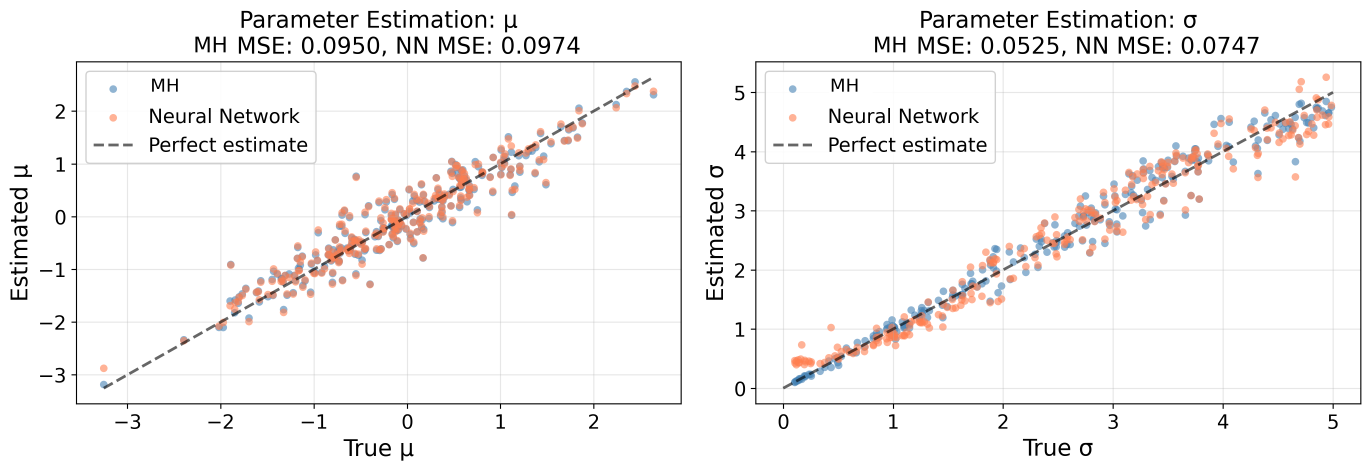
#> input picture figures/normal_model_estimates.png, 4111 x 1411 px, found by its file name (shown at 1/3 size)
$ python relabel_does_it_work.py
#> lines starting #> are read from the running program, lines starting #| are printed output that depends on the picture; after the words box and inside, x2 and y2 are one past the last pixel; in counts of white or black regions, pixels touching at a corner belong together
"""Relabel MH -> MCMC on the exact original figure, preserving the scatter."""
import numpy as np
from PIL import Image, ImageDraw, ImageFont
import matplotlib.font_manager as fm

fp = fm.findfont('DejaVu Sans')
im = Image.open('figures/normal_model_estimates.png').convert('RGB')
#> im is the input picture: PIL image 4111x1411 RGB; mean R, G, B 245.5, 243.9, 243.5
W, H = im.size
#> W = 4111; H = 1411
g = np.asarray(im.convert('L'))
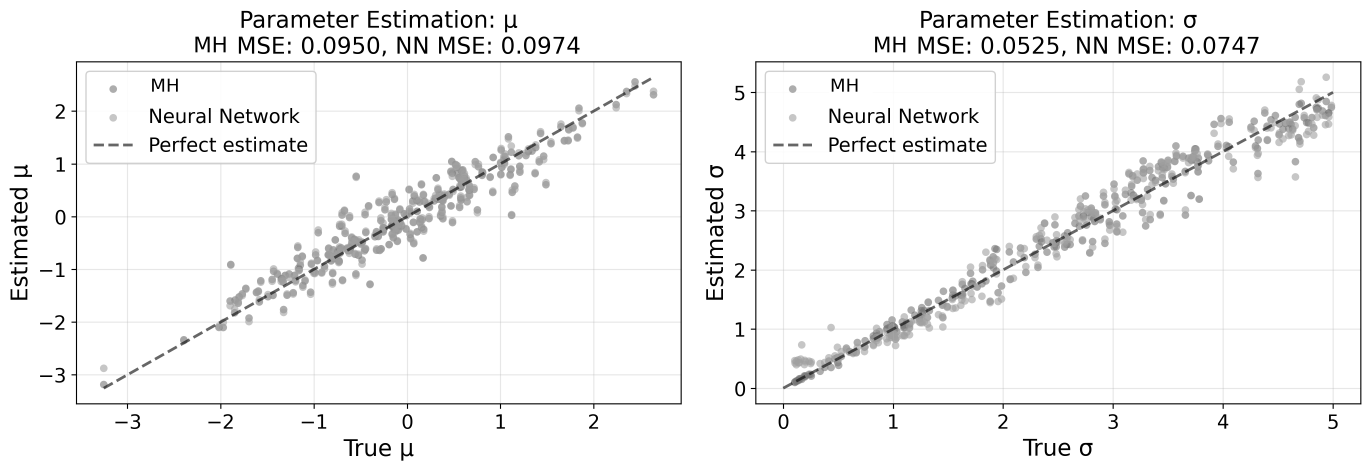
#> g: shape (1411, 4111) (shown at 1/3 size); min 0, max 255, mean 244.3
rgb = np.asarray(im).astype(int)
d = ImageDraw.Draw(im)
INK = (20, 20, 20)

# ---------------- TITLES: line 2 measured at y 110..168 ----------------
y0, y1 = 110, 168
fs = 74
font = ImageFont.truetype(fp, fs)
titles = ['MCMC MSE: 0.0950,  NN MSE: 0.0974', 'MCMC MSE: 0.0525,  NN MSE: 0.0747']
for (a, b), txt in zip([(0, W // 2), (W // 2, W)], titles):
    sub = g[y0:y1, a:b]
    cols = np.where((sub < 120).any(axis=0))[0]
    cx = a + (cols.min() + cols.max()) // 2                 # true text centre in this panel
    d.rectangle([a + int(0.02 * (b - a)), y0 - 16, b - int(0.02 * (b - a)), y1 + 16], fill=(255, 255, 255))
    bb = d.textbbox((0, 0), txt, font=font)
    d.text((cx - (bb[2] - bb[0]) // 2, y0 - bb[1] - 2), txt, fill=INK, font=font)
#> this loop made 2 passes
#> (cx, bb) on passes 1 to 2: (1162, (0, 14, 1389, 78)), (3200, (0, 14, 1389, 78))

# ---------------- LEGEND: 'MH' text (dark, top legend row) -> 'MCMC' ----------------
dark = g < 120
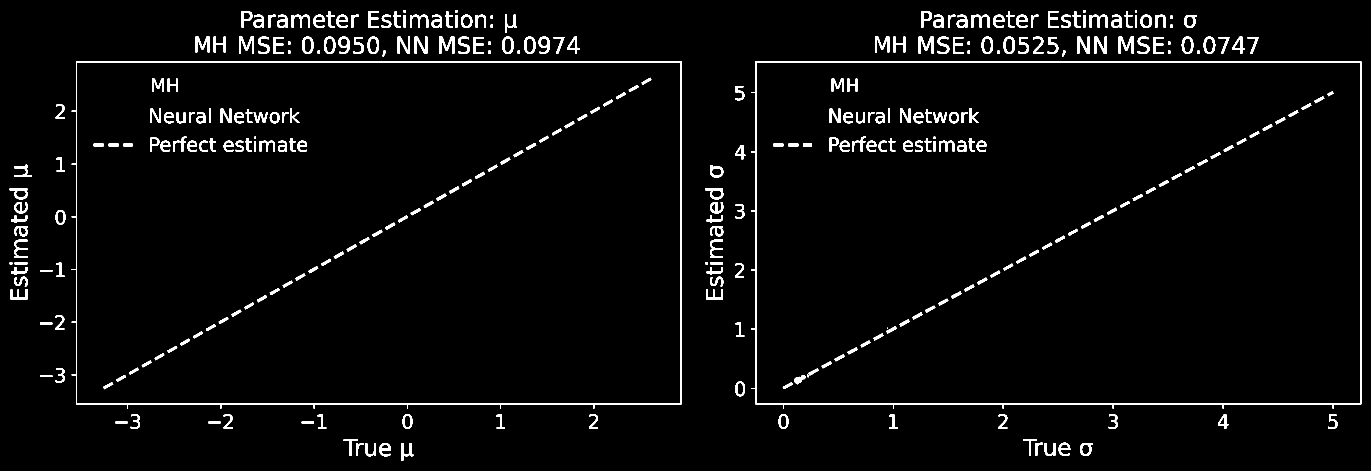
#> dark: shape (1411, 4111) bool (shown at 1/3 size); 2.9% white; 322 white regions (1 under 20 px), largest, box (x1, y1, x2, y2) and area: (2253, 184, 4084, 1226) 17514, (215, 184, 2045, 1226) 17508, (1317, 110, 1363, 161) 1152
for a in (0, W // 2):
    mask = np.zeros_like(dark)
    mask[240:322, a + 420:a + 980] = True                   # top legend row, right of the marker
    ys_, xs_ = np.where(dark & mask)
    if len(ys_) == 0:
        print('half', a, 'no MH text'); continue
    tx0, tx1 = int(xs_.min()), int(xs_.max())
    ty0, ty1 = int(ys_.min()), int(ys_.max())
    cap = ty1 - ty0
    fs = int(round(cap / 0.70))                             # DejaVu cap-height ~0.70*fontsize
    lf = ImageFont.truetype(fp, fs)
    print('half', a, 'MH box', tx0, tx1, ty0, ty1, 'cap', cap, 'fs', fs)
    d.rectangle([tx0 - 8, ty0 - 8, tx0 + int(3.0 * cap), ty1 + 8], fill=(255, 255, 255))  # erase 'MH'
    asc = d.textbbox((0, 0), 'MCMC', font=lf)[1]
    d.text((tx0, ty0 - asc), 'MCMC', fill=INK, font=lf)     # top-aligned to original 'MH'
#> this loop made 2 passes
#> (tx0, tx1, ty0, ty1, cap, fs, asc) on passes 1 to 2: (456, 532, 240, 274, 34, 49, 9), (2495, 2571, 240, 274, 34, 49, 9)
#| half 0 MH box 456 532 240 274 cap 34 fs 49
#| half 2055 MH box 2495 2571 240 274 cap 34 fs 49
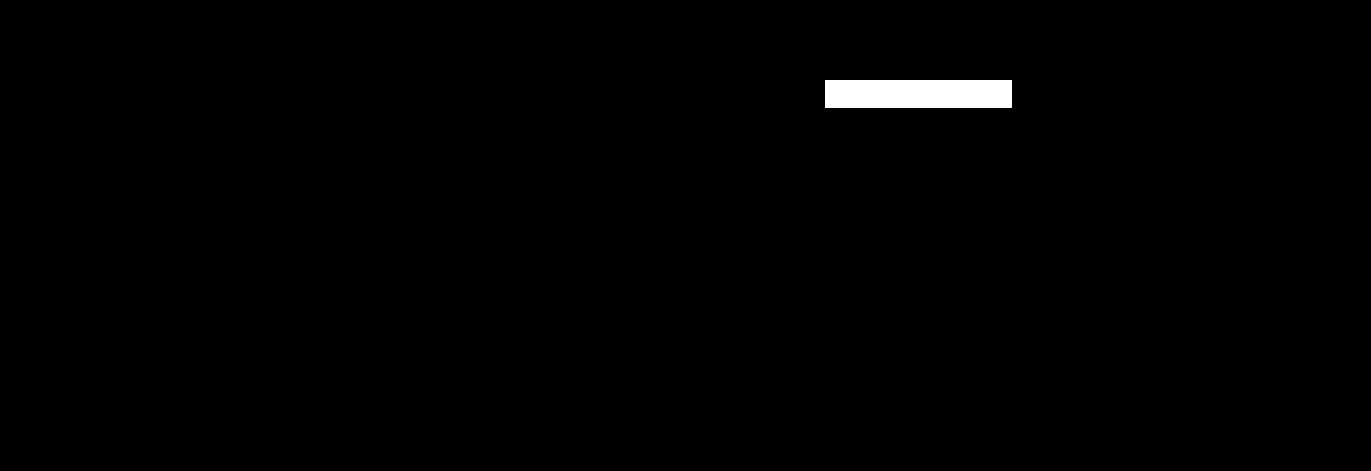
#> mask: shape (1411, 4111) bool (shown at 1/3 size); 0.79% white; 1 white region, box (x1, y1, x2, y2) and area: (2475, 240, 3035, 322) 45920

im.save('figures/does_it_work.png')
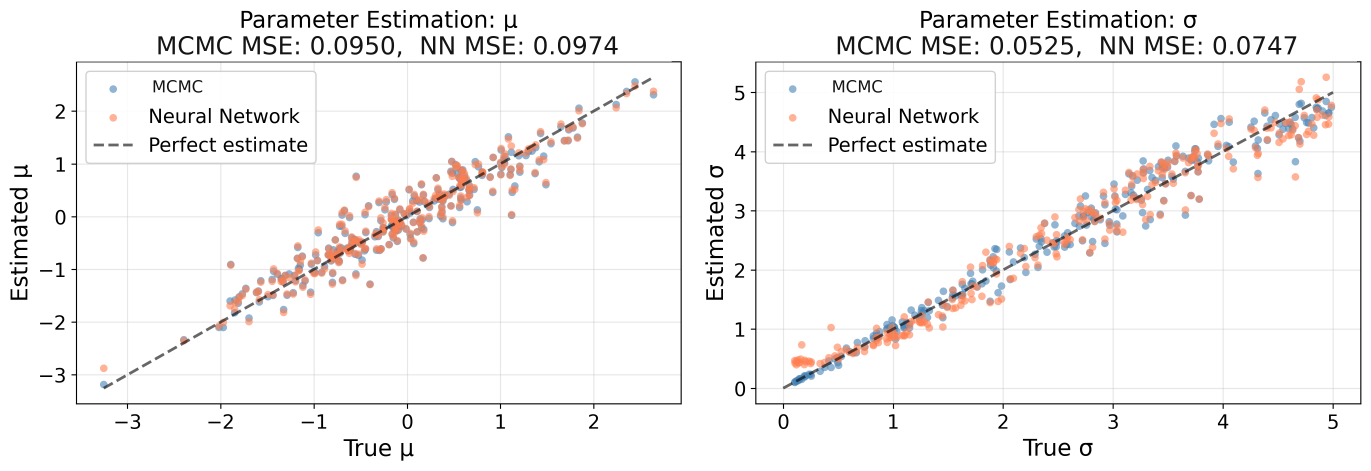
#> saved as does_it_work.png: PIL image 4111x1411 RGB (shown at 1/3 size); mean R, G, B 245.4, 243.8, 243.4
print('saved')

$ run again, with figures/05_asymptotic_probe_per_X.png copied over figures/normal_model_estimates.png
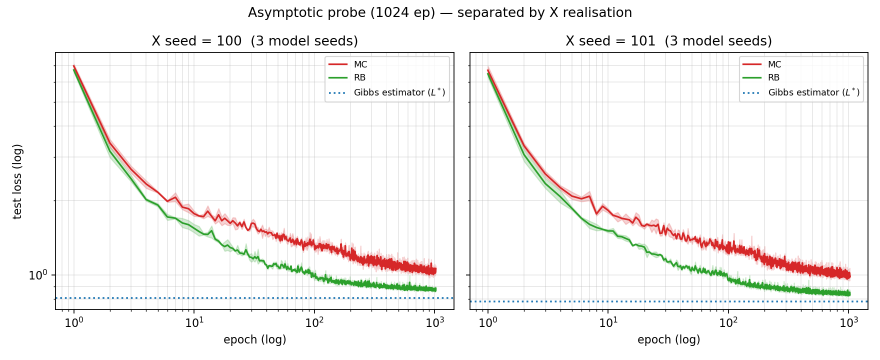
#> input picture figures/05_asymptotic_probe_per_X.png, 1760 x 720 px, found by its file name (shown at 1/2 size)
#> the loop `for (a, b), txt in zip([(0, W // 2), (W // 2, W)], titles):` made 2 passes
#> (cx, bb) on passes 1 to 2: (420, (0, 14, 1389, 78)), (1321, (0, 14, 1389, 78))
#> `dark = g < 120`:
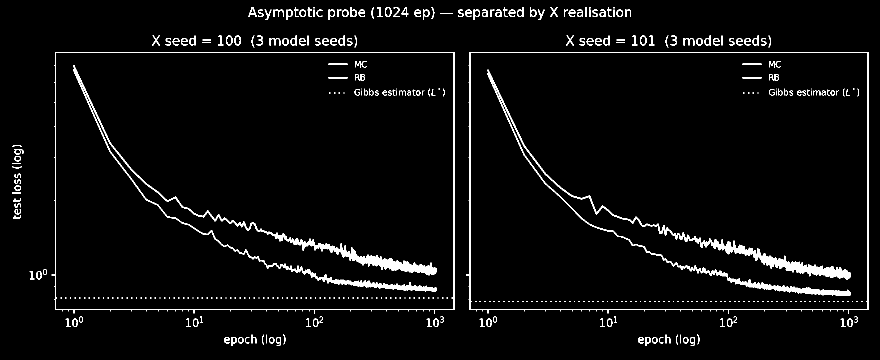
#> dark: shape (720, 1760) bool (shown at 1/2 size); 3.7% white; 387 white regions (192 under 20 px), largest, box (x1, y1, x2, y2) and area: (974, 139, 1702, 592) 11210, (146, 130, 873, 584) 10648, (932, 104, 1737, 627) 5414
#> the loop `for a in (0, W // 2):` made 2 passes
#> (tx0, tx1, ty0, ty1, cap, fs, asc) on passes 1 to 2: (907, 940, 240, 321, 81, 116, 21), (1735, 1736, 240, 321, 81, 116, 21)
#> (printed output is left out)
#> `im.save('figures/does_it_work.png')`:
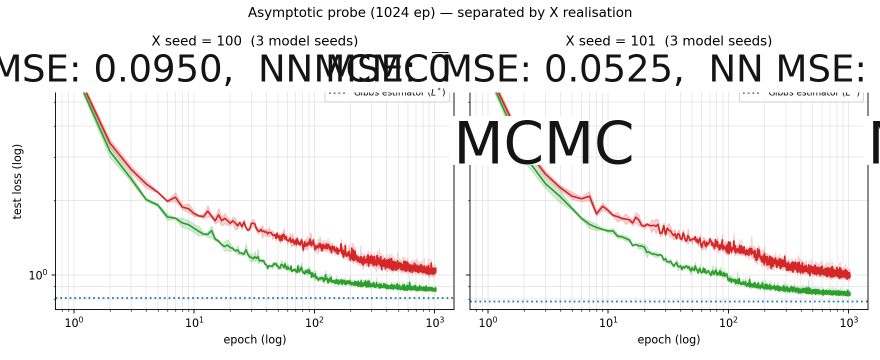
#> saved as does_it_work.png: PIL image 1760x720 RGB (shown at 1/2 size); mean R, G, B 239.7, 238.7, 237.7

$ run again, with figures/ar1_combined.png copied over figures/normal_model_estimates.png
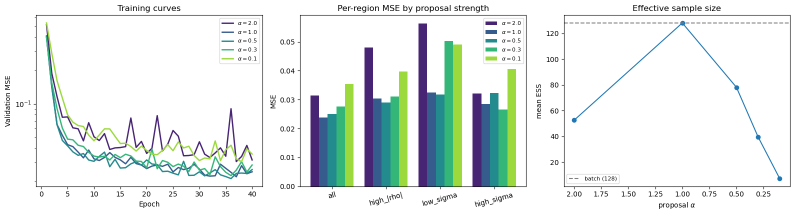
#> input picture figures/ar1_combined.png, 1589 x 430 px, found by its file name (shown at 1/2 size)
#> the loop `for (a, b), txt in zip([(0, W // 2), (W // 2, W)], titles):` made 2 passes
#> (cx, bb) on passes 1 to 2: (377, (0, 14, 1389, 78)), (1208, (0, 14, 1389, 78))
#> `dark = g < 120`:
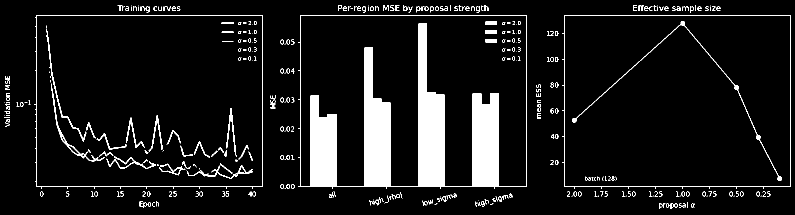
#> dark: shape (430, 1589) bool (shown at 1/2 size); 8.5% white; 350 white regions (150 under 20 px), largest, box (x1, y1, x2, y2) and area: (596, 30, 1053, 378) 41808, (68, 30, 526, 378) 1658, (1124, 30, 1581, 378) 1646
#> the loop `for a in (0, W // 2):` made 2 passes
#> (tx0, tx1, ty0, ty1, cap, fs, asc) on passes 1 to 2: (423, 979, 240, 321, 81, 116, 21), (1501, 1580, 240, 321, 81, 116, 21)
#> (printed output is left out)
#> `im.save('figures/does_it_work.png')`:
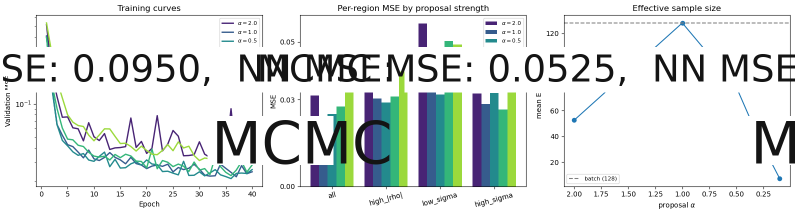
#> saved as does_it_work.png: PIL image 1589x430 RGB (shown at 1/2 size); mean R, G, B 219.9, 225.5, 223.6
